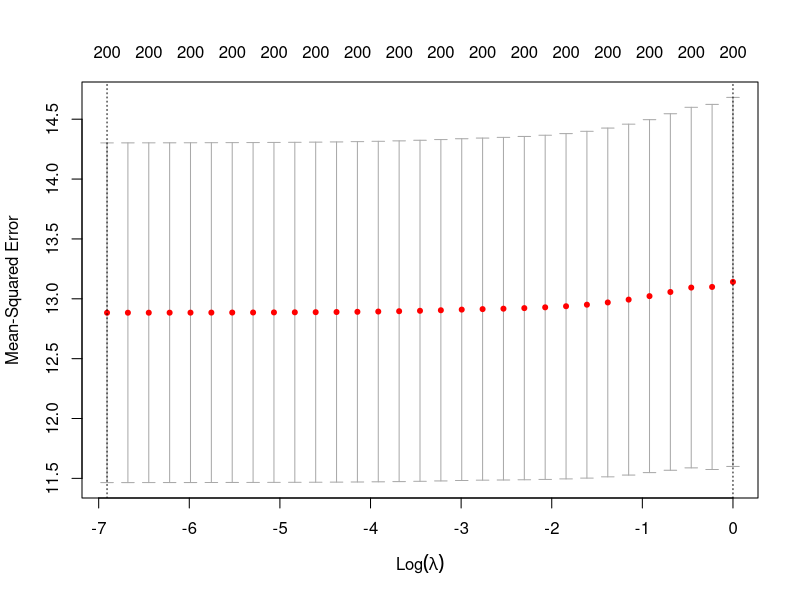

R code for this plot:
## ---- chunk 1
knitr::opts_chunk$set(echo = TRUE)
## ---- chunk 2
library(glmnet)

## ---- chunk 3
set.seed(120)

n <- 100
p <- 200
real_p <- 15
x <- matrix(rnorm(n*p),nrow=n,ncol=p)
y <- apply(x[,1:real_p],1,sum) + rnorm(n)
## ---- chunk 4
x.train <- x[1:75,]
x.test <- x[76:100,]

y.train <- y[1:75]
y.test <- y[76:100]
## ---- chunk 5

# Generating lambda values
lambdas <- 10^seq(0,-3,by=-.1)


# Cross-validated command , alpha=0 (ridge)
cvglm <- cv.glmnet(x.train,y.train,alpha=0,lambda = lambdas)
optlambda <- cvglm$lambda.min


## ---- chunk 6
plot(cvglm)
## ---- chunk 7
fit.ridge <- glmnet(x.train,y.train,lambda=optlambda,alpha=0)
head(coef(fit.ridge),15) # first 15 coefficients
## ---- chunk 8


y_predicted <- predict(fit.ridge,s=optlambda,newx = as.matrix(x.test))
y_predicted


## ---- chunk 9
rsquare <- function(true,predicted)
{
sse <- sum((predicted-true)^2)
sst<- sum((true-mean(true))^2)
rsq <- 1-sse/sst
rsq }

## ---- chunk 10


rridge <- rsquare(y.test,y_predicted)
rridge

## ---- chunk 11


rmse <- function(true,predicted,n)
{
  sqrt(sum((true-predicted)^2)/(n-1))
}


## ---- chunk 12

rmseridge <- rmse(y.test,y_predicted,50)
rmseridge


